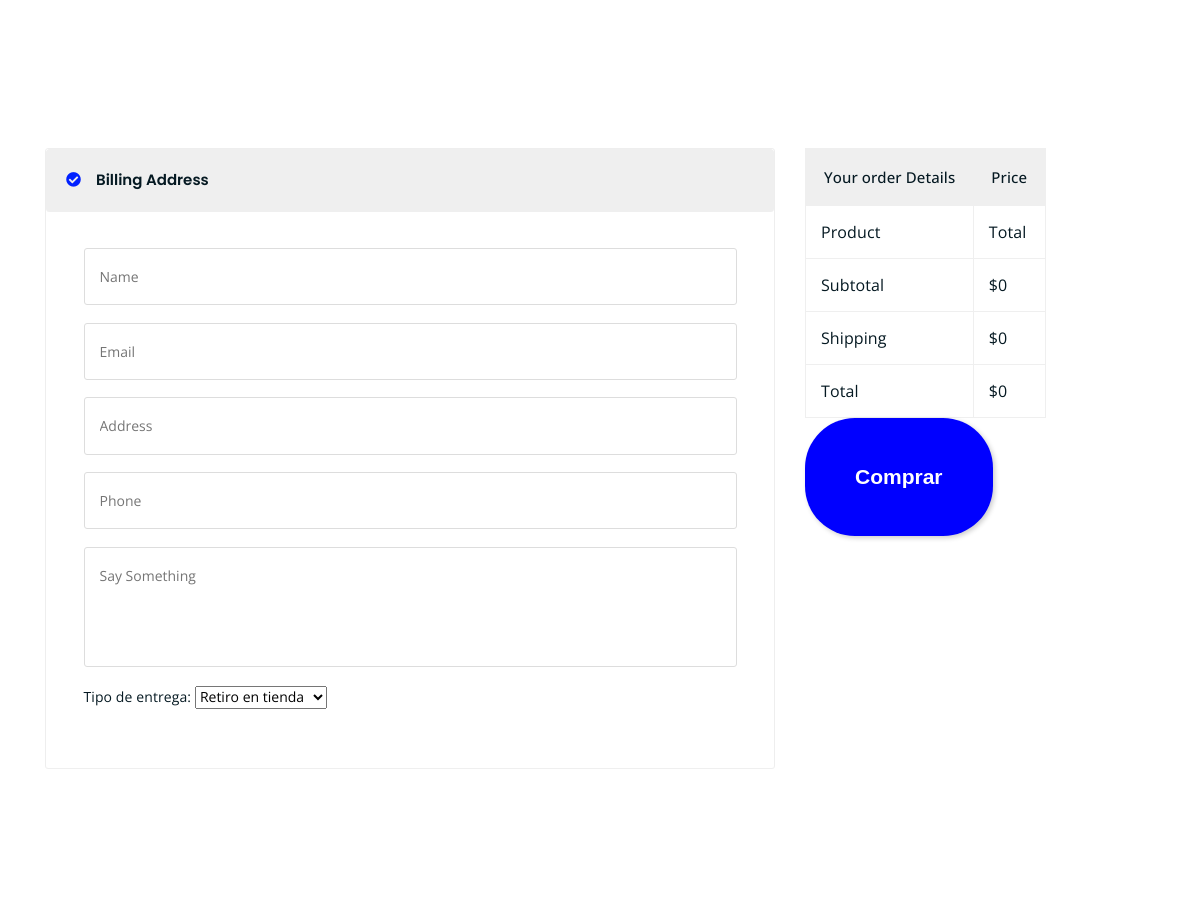
Before: /checkout (signed in, middle part) with the older database file.
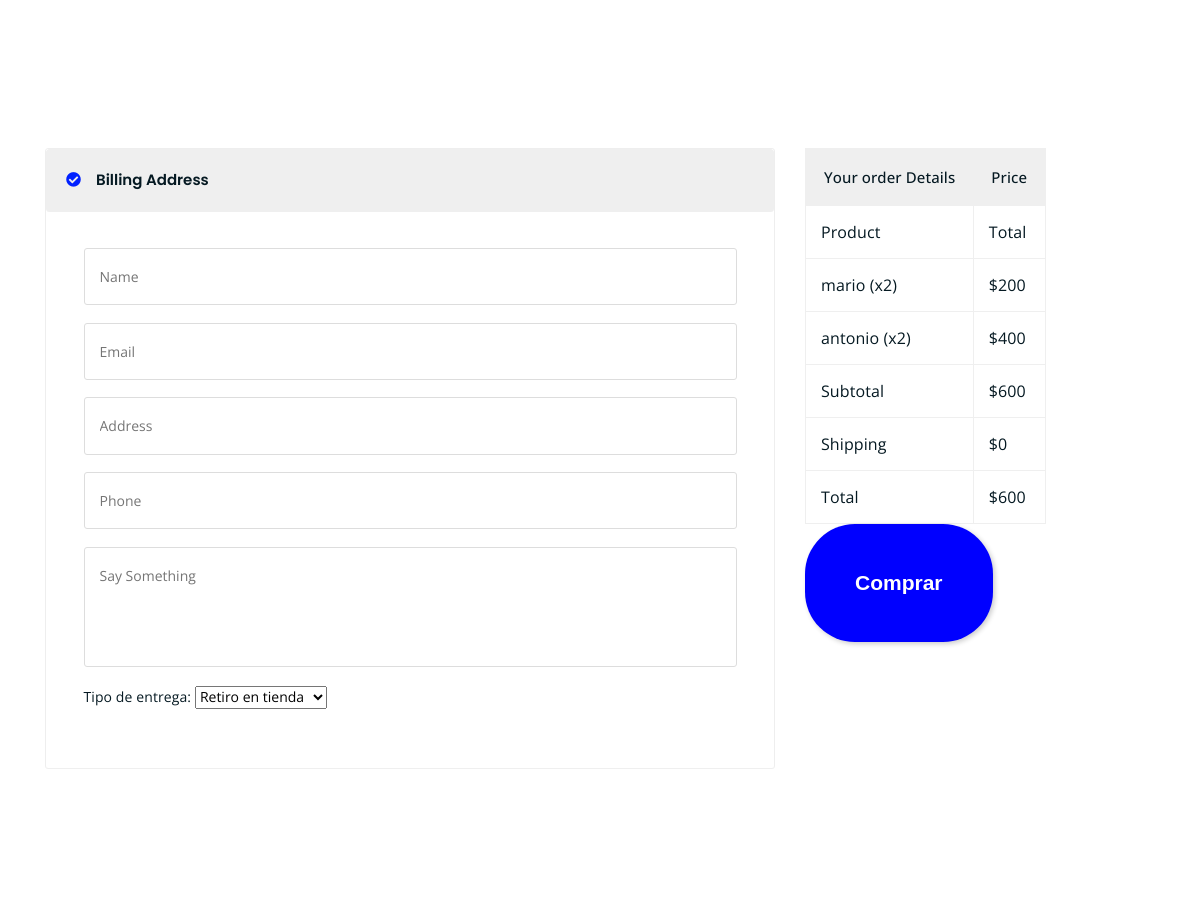
After: the same page with the newer database file.
### core/models.py (models this page shows, shortened)
class Producto(models.Model):
    nombre = models.CharField(max_length=50)
    precio = models.IntegerField()
    stock = models.IntegerField()
    descripcion = models.CharField(max_length=250)
    tipo = models.ForeignKey(TipoProducto, on_delete=models.CASCADE)
    vencimiento = models.DateField(default=date.today)
    imagen = models.ImageField(null=True,blank=True)
    vigente = models.BooleanField()

### core/views.py (the view, shortened to what this page needs)
# urls.py: path('checkout', checkout , name="checkout"),
def checkout(request):
    carrito_items = Carrito.objects.filter(usuario=request.user)
    total_precio = sum(item.producto.precio * item.cantidad_agregada for item in carrito_items)
    productos_en_carrito = [{
        'producto': item.producto,
        'cantidad_agregada': item.cantidad_agregada,
        'subtotal_producto': item.producto.precio * item.cantidad_agregada
    } for item in carrito_items]
    data = {
        'productos_en_carrito': productos_en_carrito,
        'total_precio': total_precio
    }
    return render(request, 'core/checkout.html', data)

### core/templates/core/checkout.html (shortened to what this page needs)
{% extends 'core/base.html' %}
{% load static %}
{% block contenido %}
<div class="checkout-section mt-150 mb-150">
    <div class="container">
        <div class="row">
            <div class="col-lg-8">
                <div class="checkout-accordion-wrap">
                    <div class="accordion" id="accordionExample">
                        <div class="card single-accordion">
                            <div class="card-header" id="headingOne">
                                <h5 class="mb-0">
                                    <button class="btn btn-link" type="button" data-toggle="collapse" data-target="#collapseOne" aria-expanded="true" aria-controls="collapseOne">
                                        Billing Address
                                    </button>
                                </h5>
                            </div>
                            <div id="collapseOne" class="collapse show" aria-labelledby="headingOne" data-parent="#accordionExample">
                                <div class="card-body">
                                    <div class="billing-address-form">
                                        <form method="POST" action="{% url 'checkout' %}" id="checkoutForm">
                                            <p><input type="text" name="name" placeholder="Name" required></p>
                                            <p><input type="email" name="email" placeholder="Email" required></p>
                                            <p><input type="text" name="address" placeholder="Address" required></p>
                                            <p><input type="tel" name="phone" placeholder="Phone" required></p>
                                            <p><textarea name="bill" id="bill" cols="30" rows="10" placeholder="Say Something"></textarea></p>
											<p>
												<label for="tipo_entrega">Tipo de entrega:</label>
												<select name="tipo_entrega" id="tipo_entrega" required>
													<option value="retiro">Retiro en tienda</option>
												</select>
											</p>
                                        </form>
                                    </div>
                                </div>
                            </div>
                        </div>
                    </div>
                </div>
            </div>
            <div class="col-lg-4">
                <div class="order-details-wrap">
                    <table class="order-details">
                        <thead>
                            <tr>
                                <th>Your order Details</th>
                                <th>Price</th>
                            </tr>
                        </thead>
                        <tbody class="order-details-body">
                            <tr>
                                <td>Product</td>
                                <td>Total</td>
                            </tr>
                            {% for item in productos_en_carrito %}
                            <tr>
                                <td>{{ item.producto.nombre }} (x{{ item.cantidad_agregada }})</td>
                                <td>${{ item.subtotal_producto }}</td>
                            </tr>
                            {% endfor %}
                        </tbody>
                        <tbody class="checkout-details">
                            <tr>
                                <td>Subtotal</td>
                                <td>${{ total_precio }}</td>
                            </tr>
                            <tr>
                                <td>Shipping</td>
                                <td id="shipping_cost">$0</td>
                            </tr>
                            <tr>
                                <td>Total</td>
                                <td id="total_cost">${{ total_precio }}</td>
                            </tr>
                        </tbody>
                    </table>
                    <button id="checkoutBtn" class="boton-ferreteria">Comprar</button>
                </div>
            </div>
        </div>
    </div>
</div>
{% endblock %}

Changed rows visible on the page:
now on this page (row edited): Producto: producto.nombre "mario", cantidad_agregada "2", subtotal_producto "200"
added Producto: producto.nombre "antonio", cantidad_agregada "2", subtotal_producto "400"
Other visible differences:
{{ total_precio }}: "0" → "600"
